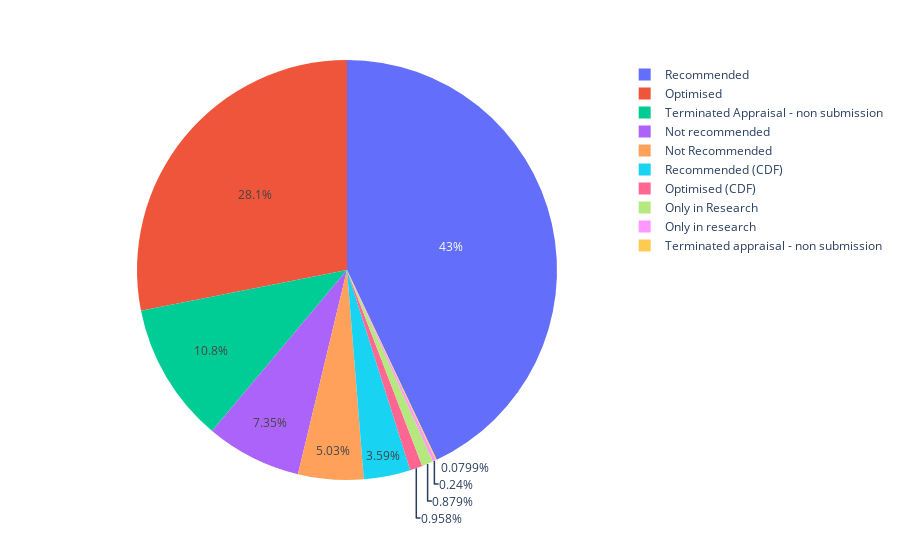

Here is the notebook cell this chart was saved with:
### Markdown cell above
### Unique recommendations

### Code cell
import plotly.express as px


# Create container
container = pd.DataFrame(columns=['Number', 'Categorisation'])

# Count number of occurences for each categorisation type
cats = data_pharm['Categorisation (for specific recommendation)'].unique()
for cat in cats:
    mask = data_pharm['Categorisation (for specific recommendation)'] == cat
    number = len(data_pharm[mask])
    container = pd.concat([container, pd.DataFrame({'Number': [number], 'Categorisation': [cat]})])

fig = px.pie(
    container, values='Number', names='Categorisation')

fig.show()

### Figure 1 — Plotly figure (JSON) as saved in the notebook; plotly's stock layout.template omitted (floating-point values rounded to 4 significant figures)
{"data": [{"domain": {"x": [0, 1], "y": [0, 1]}, "hovertemplate": "Categorisation=%{label}<br>Number=%{value}<extra></extra>", "labels": ["Recommended", "Optimised", "Not Recommended", "Only in Research", "Not recommended", "Only in research", "Terminated Appraisal - non submission", "Recommended (CDF)", "Terminated appraisal - non submission", "Optimised (CDF)"], "legendgroup": "", "name": "", "showlegend": true, "type": "pie", "values": [538, 352, 63, 11, 92, 3, 135, 45, 1, 12]}], "layout": {"legend": {"tracegroupgap": 0}, "margin": {"t": 60}}}
